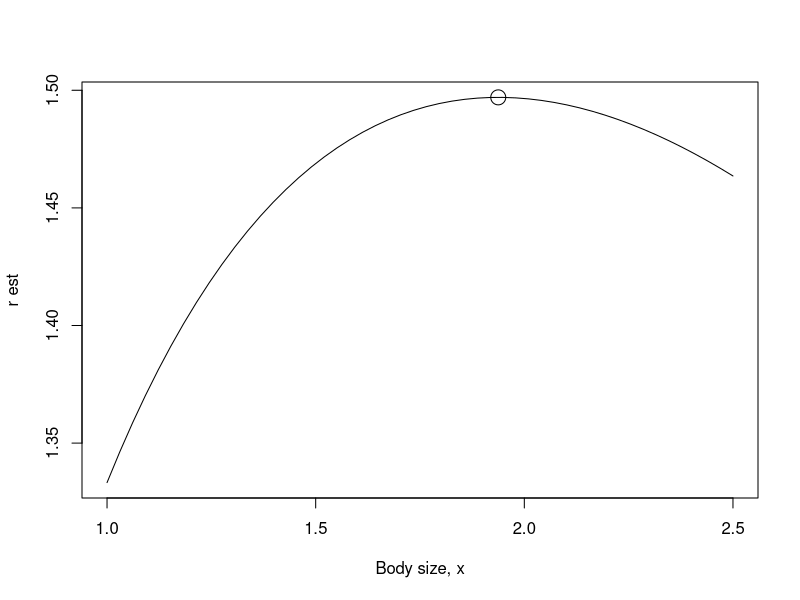

The R source for this figure:
# using Fisherian optimization
rm(list=ls())

rcalc = function(x) {
    af <- 0; bf <- 16; as <- 1; bs <- 0.5
    log(af + bf*x + 1) - (as + bs*x)
}

Result = optimize(f=rcalc, interval=c(0.1, 3), maximum=T)$maximum
print('Calculated')
print(Result)


# using numerical method
rm(list=ls())

summation = function(r, x) {
    maxage <- 50
    af <- 0; bf <- 16; as <- 1; bs <- 0.5
    age <- seq(from=1, to=maxage)
    m <- rep(af + bf*x, times=maxage)
    surv <- exp(-(as + bs*x) * age)
    res <- sum(exp(-r*age) * surv * m)
    return(1 - res)
}    

rcalc = function(x) {
    uniroot(summation, interval=c(-1, 2), x)$root
}

Result = optimize(f=rcalc, interval=c(0.1, 3), maximum=T)$maximum
print('Numerical')
print(Result)

# using Leslie matrix
rm(list=ls())

rcalc = function(x) {
    maxage <- 50
    age <- seq(from=1, to=maxage)
    af <- 0; bf <- 16; as <- 1; bs <- 0.5
    m <- rep(af + bf*x, times=maxage)
    surv <- exp(-(as + bs*x) * age)
    age.surv <- matrix(0, maxage, 1)
    age.surv[1] = surv[1]
    for(i in 2:(maxage-1)) {
        age.surv[i] <- surv[i] / surv[i-1]
    }
    fertility <- m * age.surv
    dummy <- matrix(0, maxage-1, maxage-1)
    diag(dummy) <- age.surv[1:(maxage-1)]
    leslie.mat <- matrix(0, maxage, maxage)
    leslie.mat[1,] <- fertility
    leslie.mat[2:maxage,1:(maxage-1)] <- dummy
    leslie.eigen <- eigen(leslie.mat)
    lambda <- leslie.eigen$values[1]
    return(abs(log(lambda)))
}    

Result = optimize(f=rcalc, interval=c(1.0, 3.0), maximum=T)
Best.X = Result$maximum
Best.R = Result$objective
print('Leslie matrix')
print(c('Best x = ', signif(Best.X, 6), 'Best r = ', signif(Best.R, 6)))
N = 50
X = matrix(seq(from=1.0, to=2.5, length=N))
R.Est = apply(X, 1, rcalc)
par(mfrow=c(1,1))
plot(X, R.Est, xlab='Body size, x', ylab='r est', type='l')
points(Best.X, Best.R, cex=2) # highlight optimum
